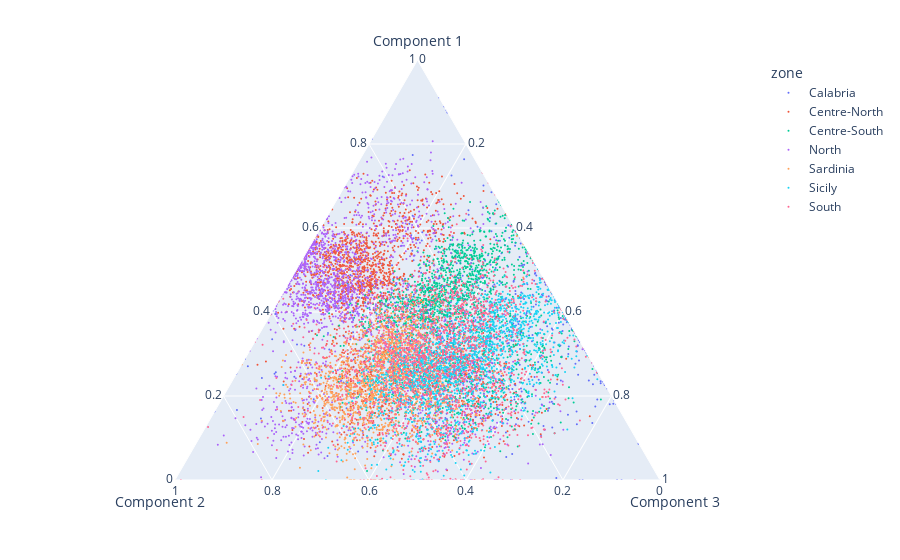

Notebook source saved alongside this figure:
### Markdown cell above
## Scatter plot per region

### Code cell
fig = px.scatter_ternary(W, a="Component 1", b="Component 2", c="Component 3", color='zone')

fig.update_traces(marker=dict(size=2),
                  selector=dict(mode='markers'))

# fig.update_layout(width=500, height=500)

### Figure 1 — Plotly figure (JSON) as saved in the notebook; plotly's stock layout.template omitted (floating-point values rounded to 4 significant figures; data arrays with more than 128 entries replaced by an {"elided": "..."} marker saying what was removed)
{"data": [{"a": {"elided": "726 float values"}, "b": {"elided": "726 float values"}, "c": {"elided": "726 float values"}, "hovertemplate": "zone=Calabria<br>Component 1=%{a}<br>Component 2=%{b}<br>Component 3=%{c}<extra></extra>", "legendgroup": "Calabria", "marker": {"color": "#636efa", "size": 2, "symbol": "circle"}, "mode": "markers", "name": "Calabria", "showlegend": true, "subplot": "ternary", "type": "scatterternary"}, {"a": {"elided": "1820 float values"}, "b": {"elided": "1820 float values"}, "c": {"elided": "1820 float values"}, "hovertemplate": "zone=Centre-North<br>Component 1=%{a}<br>Component 2=%{b}<br>Component 3=%{c}<extra></extra>", "legendgroup": "Centre-North", "marker": {"color": "#EF553B", "size": 2, "symbol": "circle"}, "mode": "markers", "name": "Centre-North", "showlegend": true, "subplot": "ternary", "type": "scatterternary"}, {"a": {"elided": "1820 float values"}, "b": {"elided": "1820 float values"}, "c": {"elided": "1820 float values"}, "hovertemplate": "zone=Centre-South<br>Component 1=%{a}<br>Component 2=%{b}<br>Component 3=%{c}<extra></extra>", "legendgroup": "Centre-South", "marker": {"color": "#00cc96", "size": 2, "symbol": "circle"}, "mode": "markers", "name": "Centre-South", "showlegend": true, "subplot": "ternary", "type": "scatterternary"}, {"a": {"elided": "1820 float values"}, "b": {"elided": "1820 float values"}, "c": {"elided": "1820 float values"}, "hovertemplate": "zone=North<br>Component 1=%{a}<br>Component 2=%{b}<br>Component 3=%{c}<extra></extra>", "legendgroup": "North", "marker": {"color": "#ab63fa", "size": 2, "symbol": "circle"}, "mode": "markers", "name": "North", "showlegend": true, "subplot": "ternary", "type": "scatterternary"}, {"a": {"elided": "1820 float values"}, "b": {"elided": "1820 float values"}, "c": {"elided": "1820 float values"}, "hovertemplate": "zone=Sardinia<br>Component 1=%{a}<br>Component 2=%{b}<br>Component 3=%{c}<extra></extra>", "legendgroup": "Sardinia", "marker": {"color": "#FFA15A", "size": 2, "symbol": "circle"}, "mode": "markers", "name": "Sardinia", "showlegend": true, "subplot": "ternary", "type": "scatterternary"}, {"a": {"elided": "1820 float values"}, "b": {"elided": "1820 float values"}, "c": {"elided": "1820 float values"}, "hovertemplate": "zone=Sicily<br>Component 1=%{a}<br>Component 2=%{b}<br>Component 3=%{c}<extra></extra>", "legendgroup": "Sicily", "marker": {"color": "#19d3f3", "size": 2, "symbol": "circle"}, "mode": "markers", "name": "Sicily", "showlegend": true, "subplot": "ternary", "type": "scatterternary"}, {"a": {"elided": "1820 float values"}, "b": {"elided": "1820 float values"}, "c": {"elided": "1820 float values"}, "hovertemplate": "zone=South<br>Component 1=%{a}<br>Component 2=%{b}<br>Component 3=%{c}<extra></extra>", "legendgroup": "South", "marker": {"color": "#FF6692", "size": 2, "symbol": "circle"}, "mode": "markers", "name": "South", "showlegend": true, "subplot": "ternary", "type": "scatterternary"}], "layout": {"legend": {"title": {"text": "zone"}, "tracegroupgap": 0}, "margin": {"t": 60}, "ternary": {"aaxis": {"title": {"text": "Component 1"}}, "baxis": {"title": {"text": "Component 2"}}, "caxis": {"title": {"text": "Component 3"}}, "domain": {"x": [0, 1], "y": [0, 1]}}}}
